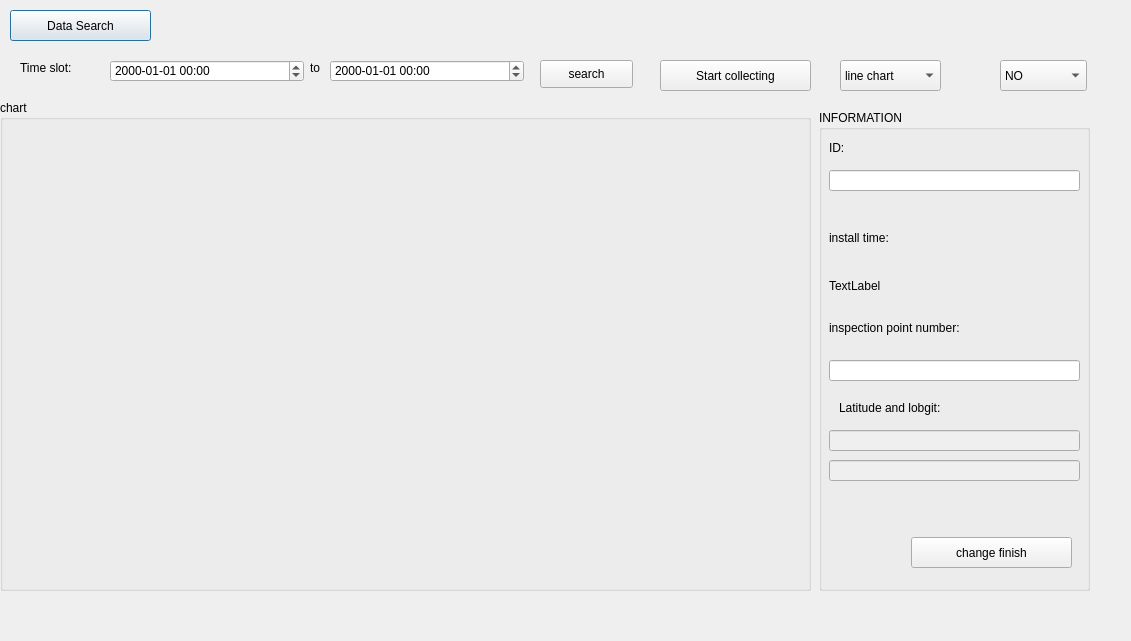
<?xml version="1.0" encoding="UTF-8"?>
<ui version="4.0">
 <class>fourGfacing</class>
 <widget class="QDialog" name="fourGfacing">
  <property name="geometry">
   <rect>
    <x>0</x>
    <y>0</y>
    <width>1131</width>
    <height>641</height>
   </rect>
  </property>
  <property name="windowTitle">
   <string>Dialog</string>
  </property>
  <widget class="QPushButton" name="pushButton">
   <property name="geometry">
    <rect>
     <x>10</x>
     <y>10</y>
     <width>141</width>
     <height>31</height>
    </rect>
   </property>
   <property name="styleSheet">
    <string notr="true">
font: 11pt &quot;华光行书_CNKI&quot;;</string>
   </property>
   <property name="text">
    <string>Data Search</string>
   </property>
  </widget>
  <widget class="QLabel" name="label">
   <property name="geometry">
    <rect>
     <x>20</x>
     <y>60</y>
     <width>101</width>
     <height>16</height>
    </rect>
   </property>
   <property name="styleSheet">
    <string notr="true">
font: 11pt &quot;华光行书_CNKI&quot;;</string>
   </property>
   <property name="text">
    <string>Time slot:</string>
   </property>
  </widget>
  <widget class="QDateTimeEdit" name="dateTimeEdit">
   <property name="geometry">
    <rect>
     <x>110</x>
     <y>60</y>
     <width>194</width>
     <height>22</height>
    </rect>
   </property>
   <property name="styleSheet">
    <string notr="true">
font: 11pt &quot;华光行书_CNKI&quot;;</string>
   </property>
   <property name="displayFormat">
    <string>yyyy-MM-dd HH:mm</string>
   </property>
  </widget>
  <widget class="QLabel" name="label_2">
   <property name="geometry">
    <rect>
     <x>310</x>
     <y>60</y>
     <width>72</width>
     <height>15</height>
    </rect>
   </property>
   <property name="styleSheet">
    <string notr="true">
font: 11pt &quot;华光行书_CNKI&quot;;</string>
   </property>
   <property name="text">
    <string>to</string>
   </property>
  </widget>
  <widget class="QDateTimeEdit" name="dateTimeEdit_2">
   <property name="geometry">
    <rect>
     <x>330</x>
     <y>60</y>
     <width>194</width>
     <height>22</height>
    </rect>
   </property>
   <property name="styleSheet">
    <string notr="true">
font: 11pt &quot;华光行书_CNKI&quot;;</string>
   </property>
   <property name="displayFormat">
    <string>yyyy-MM-dd HH:mm</string>
   </property>
  </widget>
  <widget class="QPushButton" name="pushButton_2">
   <property name="geometry">
    <rect>
     <x>540</x>
     <y>60</y>
     <width>93</width>
     <height>28</height>
    </rect>
   </property>
   <property name="styleSheet">
    <string notr="true">
font: 11pt &quot;华光行书_CNKI&quot;;</string>
   </property>
   <property name="text">
    <string>search</string>
   </property>
  </widget>
  <widget class="QComboBox" name="comboBox_statu">
   <property name="geometry">
    <rect>
     <x>1000</x>
     <y>60</y>
     <width>87</width>
     <height>31</height>
    </rect>
   </property>
   <property name="styleSheet">
    <string notr="true">
font: 11pt &quot;华光行书_CNKI&quot;;</string>
   </property>
   <item>
    <property name="text">
     <string>NO</string>
    </property>
   </item>
   <item>
    <property name="text">
     <string>OFF</string>
    </property>
   </item>
  </widget>
  <widget class="QGroupBox" name="groupBox">
   <property name="geometry">
    <rect>
     <x>819</x>
     <y>110</y>
     <width>271</width>
     <height>481</height>
    </rect>
   </property>
   <property name="styleSheet">
    <string notr="true">
font: 11pt &quot;华光行书_CNKI&quot;;</string>
   </property>
   <property name="title">
    <string>INFORMATION</string>
   </property>
   <widget class="QLabel" name="label_3">
    <property name="geometry">
     <rect>
      <x>10</x>
      <y>30</y>
      <width>72</width>
      <height>15</height>
     </rect>
    </property>
    <property name="styleSheet">
     <string notr="true">
font: 11pt &quot;华光行书_CNKI&quot;;</string>
    </property>
    <property name="text">
     <string>ID:</string>
    </property>
   </widget>
   <widget class="QLineEdit" name="lineEdit_id">
    <property name="geometry">
     <rect>
      <x>10</x>
      <y>60</y>
      <width>251</width>
      <height>21</height>
     </rect>
    </property>
   </widget>
   <widget class="QLabel" name="label_4">
    <property name="geometry">
     <rect>
      <x>10</x>
      <y>120</y>
      <width>151</width>
      <height>16</height>
     </rect>
    </property>
    <property name="styleSheet">
     <string notr="true">
font: 11pt &quot;华光行书_CNKI&quot;;</string>
    </property>
    <property name="text">
     <string>install time:</string>
    </property>
   </widget>
   <widget class="QLineEdit" name="lineEdit_inspection">
    <property name="geometry">
     <rect>
      <x>10</x>
      <y>250</y>
      <width>251</width>
      <height>21</height>
     </rect>
    </property>
   </widget>
   <widget class="QLabel" name="label_time">
    <property name="geometry">
     <rect>
      <x>10</x>
      <y>160</y>
      <width>251</width>
      <height>31</height>
     </rect>
    </property>
    <property name="styleSheet">
     <string notr="true">
font: 11pt &quot;华光行书_CNKI&quot;;</string>
    </property>
    <property name="text">
     <string>TextLabel</string>
    </property>
   </widget>
   <widget class="QLabel" name="label_5">
    <property name="geometry">
     <rect>
      <x>10</x>
      <y>210</y>
      <width>251</width>
      <height>16</height>
     </rect>
    </property>
    <property name="styleSheet">
     <string notr="true">
font: 11pt &quot;华光行书_CNKI&quot;;</string>
    </property>
    <property name="text">
     <string>inspection point number:</string>
    </property>
   </widget>
   <widget class="QLabel" name="label_6">
    <property name="geometry">
     <rect>
      <x>20</x>
      <y>290</y>
      <width>241</width>
      <height>16</height>
     </rect>
    </property>
    <property name="styleSheet">
     <string notr="true">
font: 11pt &quot;华光行书_CNKI&quot;;</string>
    </property>
    <property name="text">
     <string>Latitude and lobgit:</string>
    </property>
   </widget>
   <widget class="QLineEdit" name="lineEdit_lo">
    <property name="enabled">
     <bool>false</bool>
    </property>
    <property name="geometry">
     <rect>
      <x>10</x>
      <y>320</y>
      <width>251</width>
      <height>21</height>
     </rect>
    </property>
   </widget>
   <widget class="QLineEdit" name="lineEdit_la">
    <property name="enabled">
     <bool>false</bool>
    </property>
    <property name="geometry">
     <rect>
      <x>10</x>
      <y>350</y>
      <width>251</width>
      <height>21</height>
     </rect>
    </property>
   </widget>
   <widget class="QPushButton" name="pushButton_3">
    <property name="geometry">
     <rect>
      <x>92</x>
      <y>427</y>
      <width>161</width>
      <height>31</height>
     </rect>
    </property>
    <property name="styleSheet">
     <string notr="true">
font: 11pt &quot;华光行书_CNKI&quot;;</string>
    </property>
    <property name="text">
     <string>change finish</string>
    </property>
   </widget>
  </widget>
  <widget class="QGroupBox" name="groupBox_2">
   <property name="geometry">
    <rect>
     <x>0</x>
     <y>100</y>
     <width>811</width>
     <height>491</height>
    </rect>
   </property>
   <property name="title">
    <string>chart</string>
   </property>
   <widget class="QChartView" name="widget" native="true">
    <property name="geometry">
     <rect>
      <x>0</x>
      <y>20</y>
      <width>811</width>
      <height>471</height>
     </rect>
    </property>
   </widget>
  </widget>
  <widget class="QComboBox" name="comboBox_2">
   <property name="geometry">
    <rect>
     <x>840</x>
     <y>60</y>
     <width>101</width>
     <height>31</height>
    </rect>
   </property>
   <property name="styleSheet">
    <string notr="true">
font: 11pt &quot;华光行书_CNKI&quot;;</string>
   </property>
   <item>
    <property name="text">
     <string>line chart</string>
    </property>
   </item>
   <item>
    <property name="text">
     <string>bar chart</string>
    </property>
   </item>
  </widget>
  <widget class="QPushButton" name="pushButton_4">
   <property name="geometry">
    <rect>
     <x>660</x>
     <y>60</y>
     <width>151</width>
     <height>31</height>
    </rect>
   </property>
   <property name="styleSheet">
    <string notr="true">
font: 11pt &quot;华光行书_CNKI&quot;;</string>
   </property>
   <property name="text">
    <string>Start collecting</string>
   </property>
  </widget>
 </widget>
 <customwidgets>
  <customwidget>
   <class>QChartView</class>
   <extends>QWidget</extends>
   <header location="global">qchartview.h</header>
   <container>1</container>
  </customwidget>
 </customwidgets>
 <resources/>
 <connections/>
</ui>
